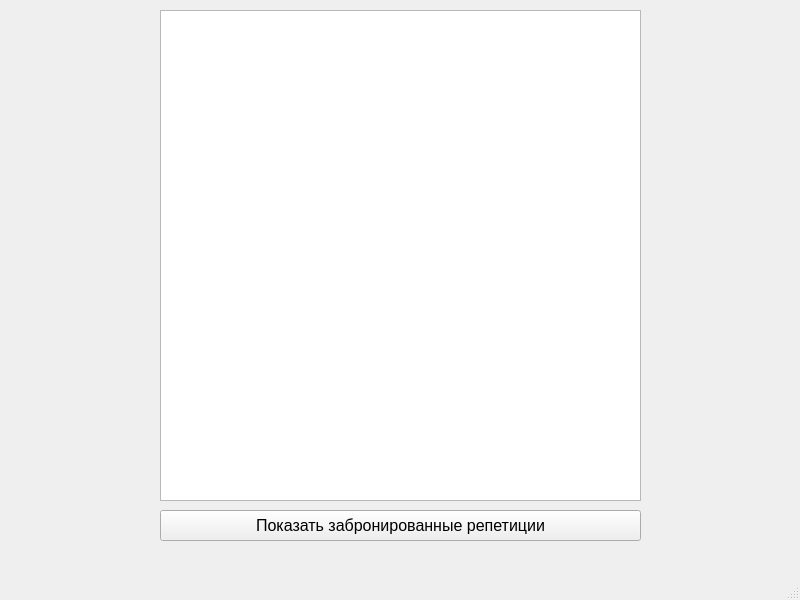
<?xml version="1.0" encoding="UTF-8"?>
<ui version="4.0">
 <class>MainWindow</class>
 <widget class="QMainWindow" name="MainWindow">
  <property name="geometry">
   <rect>
    <x>0</x>
    <y>0</y>
    <width>800</width>
    <height>600</height>
   </rect>
  </property>
  <property name="windowTitle">
   <string>MainWindow</string>
  </property>
  <widget class="QWidget" name="centralwidget">
   <widget class="QPushButton" name="show_button">
    <property name="geometry">
     <rect>
      <x>160</x>
      <y>510</y>
      <width>481</width>
      <height>31</height>
     </rect>
    </property>
    <property name="font">
     <font>
      <pointsize>12</pointsize>
     </font>
    </property>
    <property name="text">
     <string>Показать забронированные репетиции</string>
    </property>
   </widget>
   <widget class="QListWidget" name="rooms_list">
    <property name="geometry">
     <rect>
      <x>160</x>
      <y>10</y>
      <width>481</width>
      <height>491</height>
     </rect>
    </property>
   </widget>
  </widget>
  <widget class="QMenuBar" name="menubar">
   <property name="geometry">
    <rect>
     <x>0</x>
     <y>0</y>
     <width>800</width>
     <height>18</height>
    </rect>
   </property>
  </widget>
  <widget class="QStatusBar" name="statusbar"/>
 </widget>
 <resources/>
 <connections/>
</ui>
